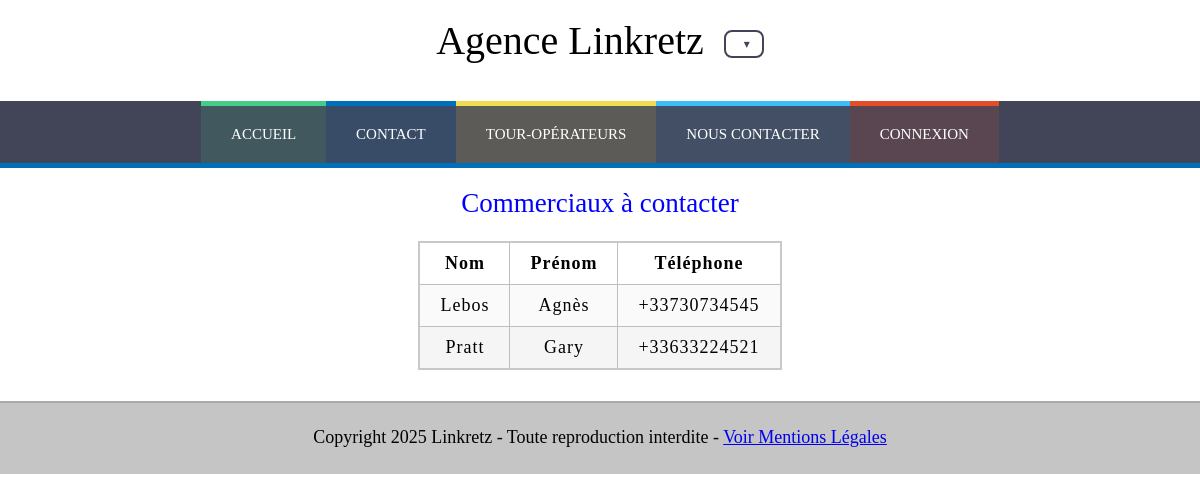
/page/employe_consult_client.php, run on the app's committed database.
### tables this page shows
CREATE TABLE `linkretz_viator_employe` (
  `id` int(11) NOT NULL,
  `nom` varchar(50) NOT NULL,
  `prenom` varchar(50) NOT NULL,
  `idfonction` int(11) NOT NULL,
  `telephone` varchar(14) NOT NULL,
  `compte` varchar(40) DEFAULT NULL,
  `mot_de_passe` varchar(250) DEFAULT NULL,
  `reset_token_hash` varchar(255) DEFAULT NULL,
  `reset_token_expires_at` datetime DEFAULT NULL,
  `code_profil` char(1) DEFAULT NULL,
  `premier_connexion` tinyint(1) DEFAULT 0
);

### page/employe_consult_client.php (the view, shortened to what this page needs)
<!DOCTYPE html>
<html lang="fr-FR">
	<head>
		<link rel="stylesheet" href="../css/style.css">
		<link rel="stylesheet" href="https://cdn.jsdelivr.net/gh/lipis/flag-icons@6.6.6/css/flag-icons.min.css" />
	</head>
	<body>
		<section class="bleu">
			<h2>Commerciaux à contacter</h2>
			<div class="sec">
			<?php
					include "../include/connexion_bd.php";
					try {
						$lesEnregs = $bdd->query("SELECT nom, prenom, telephone FROM linkretz_viator_employe JOIN linkretz_viator_fonction on linkretz_viator_employe.idfonction = linkretz_viator_fonction.id WHERE linkretz_viator_fonction.libelle = 'Commercial'");
					} catch (PDOException $e) {
						die("Err BDSelect : erreur de lecture table tour_operateur dans tour_operateur_consult.php<br>Message :" . $e->getMessage());
					}
					if($lesEnregs->rowCount() == 0) {
						echo "Aucune employé n'a été enregistré";
					} else {
						echo"<table><tr>
							<th>Nom</th>
							<th>Prénom</th>
							<th>Téléphone</th>
							</tr>";
						foreach ($lesEnregs as $enreg) {
							echo "
							<tr><td>$enreg->nom</td> <td>$enreg->prenom</td> <td>$enreg->telephone</td></tr>";
						}
						echo"</table>";
					}
				?>
			</div>
		</section>
</body>
</html>

### css/style.css (style rules this page uses)
body { font-family: Calibri, serif; font-size: 18px; margin: 0px; padding: 0px; }
h2 { margin-top: 20px; font-weight: normal; text-align: center; color:blue; }
header { height: 80px; display:flex; flex-direction: column; }
header h1 { margin:auto; font-size: 40px; font-weight: normal; text-align: center; }
footer { height: 50px; padding-top: 1px; padding-bottom: 20px; text-align: center; background-color: #C5C5C5; border-top: 2px solid #AAA; }
body { margin-bottom:auto; }
nav { width: 100%; background-color: #424558; }
nav ul { margin: 0px; padding: 0px; }
nav li { list-style-type: none; float: left; }
nav a { display: inline-block; text-decoration: none; padding: 20px 30px; color: #fff; text-transform: uppercase; font-size: 15px; }
.acc:hover, .acc { border-top: 5px solid #4C8; background-color: rgba(64, 200, 130, 0.15); }
.tour:hover, .tour { border-top: 5px solid #f1dc4f; background-color: rgba(241, 211, 79, 0.15);; }
.cont:hover, .cont { border-top: 5px solid #3bbdfa; background-color: rgba(67, 135, 177, 0.15); }
.com:hover, .com { border-top: 5px solid #0070BB; background-color: rgba(000, 112, 192, 0.15); }
.conx:hover, .conx { border-top: 5px solid #e44d26; background-color: rgba(228, 77, 38 ,0.15); }
section { width: 100%; padding-bottom: 10px; display: flex ; flex-direction: column; }
.table { display:table; margin: 0 auto; }
.sec { margin: 0px 10%; }
p { padding: 5px 20px; }
table { margin:auto; border-collapse: collapse; border: 2px solid rgb(200,200,200); letter-spacing: 1px; }
td, th { border: 1px solid rgb(190,190,190); padding: 10px 20px; }
th { background-color: rgb(255, 255, 255); }
td { text-align: center; }
tr:nth-child(even) td { background-color: rgb(250,250,250); }
tr:nth-child(odd) td { background-color: rgb(245,245,245); }
.sec::after, .exp::after, .reco::after { content: ""; display: table; clear: both; }
.bleu { border-top: 5px solid #0070BB; background-color: white; }

### data on the page
linkretz_viator_employe: nom "Lebos", prenom "Agnès", telephone "+33730734545"
linkretz_viator_employe: nom "Pratt", prenom "Gary", telephone "+33633224521"
